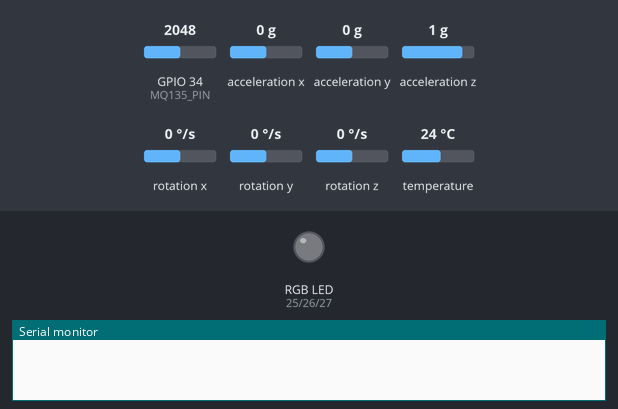
A sketch run on a simulated ESP32. On the bench: an RGB LED mixed from three pins (HIGH = lit), the last lines printed to the serial monitor. The test bench sets the inputs (shaded band); at power-on: acceleration x 0 g, acceleration z 1 g, GPIO 34 (MQ135_PIN) = 2048, acceleration y 0 g, rotation x 0 °/s, rotation y 0 °/s, rotation z 0 °/s, temperature 24 °C. WiFi joins after 1.5 s; servers stay silent unless stated.

Above: at 0.1 s.
At 3.0 s:
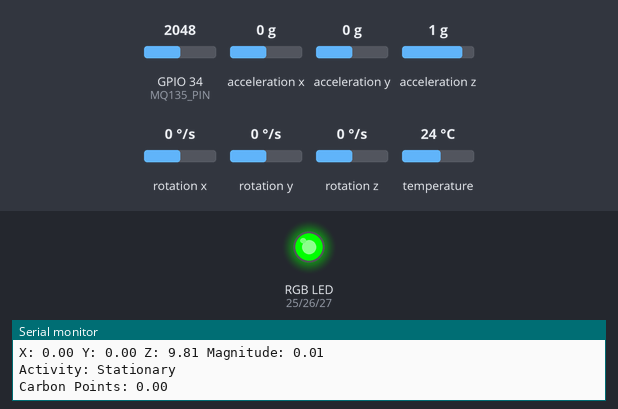
3.1 s: acceleration x set to -1.4 g
6.3 s: acceleration z set to 0 g
Timing chart, 0 to 9.3 s (numbered marks = the images above; inputs shaded):
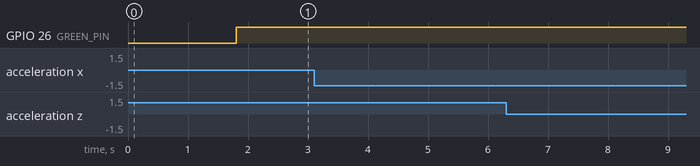

The sketch:

carbonaware.ino
```cpp
#define BLYNK_DEVICE_NAME "carbonaware"
#define BLYNK_TEMPLATE_NAME "carbonaware"
#define BLYNK_AUTH_TOKEN "KJ1OIBmXzFgJ0Sy5Zh9jWjuiEfnvXSC7"
#define BLYNK_TEMPLATE_ID "TMPL341t1xoL6"

#include <Wire.h>
#include <Adafruit_MPU6050.h>
#include <Adafruit_Sensor.h>
#include <BlynkSimpleEsp32.h>

// Pins
#define MQ135_PIN 34
#define RED_PIN 25
#define GREEN_PIN 26
#define BLUE_PIN 27

Adafruit_MPU6050 mpu;

// Wi-Fi & Blynk credentials
char auth[] = BLYNK_AUTH_TOKEN;
char ssid[] = "Tania's Galaxy";
char pass[] = "tbgn0693";

// Tracking variables
float accumulatedPoints = 0;
String lastActivity = "";
unsigned long lastMillis = 0;
const unsigned long interval = 1000; // 1s updates

// Air quality filter
float filteredAirQuality = 0;
const float alpha = 0.1;

// Classify activity from acceleration magnitude
String classifyActivity(float magnitude) {
  if (magnitude < 0.5) return "Stationary";
  if (magnitude < 2.0) return "Walking";
  if (magnitude < 5.0) return "Biking";
  return "Driving";
}

// Carbon points based on activity
float getCarbonPoints(String activity) {
  if (activity == "Walking" || activity == "Biking") return 4.0;
  if (activity == "Driving") return -1.0;
  return 0.0;
}

// RGB LED indication for air quality
void controlLED(int airQuality) {
  if (airQuality < 300) {       // Good
    digitalWrite(RED_PIN, LOW);
    digitalWrite(GREEN_PIN, HIGH);
    digitalWrite(BLUE_PIN, LOW);
    Blynk.virtualWrite(V3, 0);
  }
  else if (airQuality < 600) {  // Moderate
    digitalWrite(RED_PIN, HIGH);
    digitalWrite(GREEN_PIN, HIGH);
    digitalWrite(BLUE_PIN, LOW);
    Blynk.virtualWrite(V3, 1);
  }
  else {                        // Poor
    digitalWrite(RED_PIN, HIGH);
    digitalWrite(GREEN_PIN, LOW);
    digitalWrite(BLUE_PIN, LOW);
    Blynk.virtualWrite(V3, 2);
  }
}

void setup() {
  Serial.begin(115200);

  pinMode(RED_PIN, OUTPUT);
  pinMode(GREEN_PIN, OUTPUT);
  pinMode(BLUE_PIN, OUTPUT);
  pinMode(MQ135_PIN, INPUT);

  if (!mpu.begin()) {
    Serial.println("MPU6050 init failed");
    while (1);
  }

  Blynk.begin(auth, ssid, pass);
  Serial.println("Setup complete");
}

void loop() {
  unsigned long currentMillis = millis();

  if (currentMillis - lastMillis >= interval) {
    lastMillis = currentMillis;

    // Read & filter air quality
    int airQuality = analogRead(MQ135_PIN);
    filteredAirQuality = alpha * airQuality + (1 - alpha) * filteredAirQuality;
    int mappedAirQuality = map(filteredAirQuality, 0, 1023, 0, 100);
    Serial.println("Air Quality: " + String(mappedAirQuality));
    controlLED(mappedAirQuality);
    Blynk.virtualWrite(V0, mappedAirQuality);

    // Read acceleration
    sensors_event_t a, g, temp;
    mpu.getEvent(&a, &g, &temp);

    float magnitude = sqrt(pow(a.acceleration.x, 2) +
                            pow(a.acceleration.y, 2) +
                            pow(a.acceleration.z, 2)) - 9.8;
    if (magnitude < 0) magnitude = 0;

    Serial.printf("X: %.2f Y: %.2f Z: %.2f Magnitude: %.2f\n",
                  a.acceleration.x, a.acceleration.y, a.acceleration.z, magnitude);

    String activity = classifyActivity(magnitude);

    if (activity != lastActivity) {
      accumulatedPoints += getCarbonPoints(activity);
      lastActivity = activity;
    }

    Serial.println("Activity: " + activity);
    Serial.println("Carbon Points: " + String(accumulatedPoints));

    Blynk.virtualWrite(V1, activity);
    Blynk.virtualWrite(V2, accumulatedPoints);
  }

  Blynk.run();
}
```
